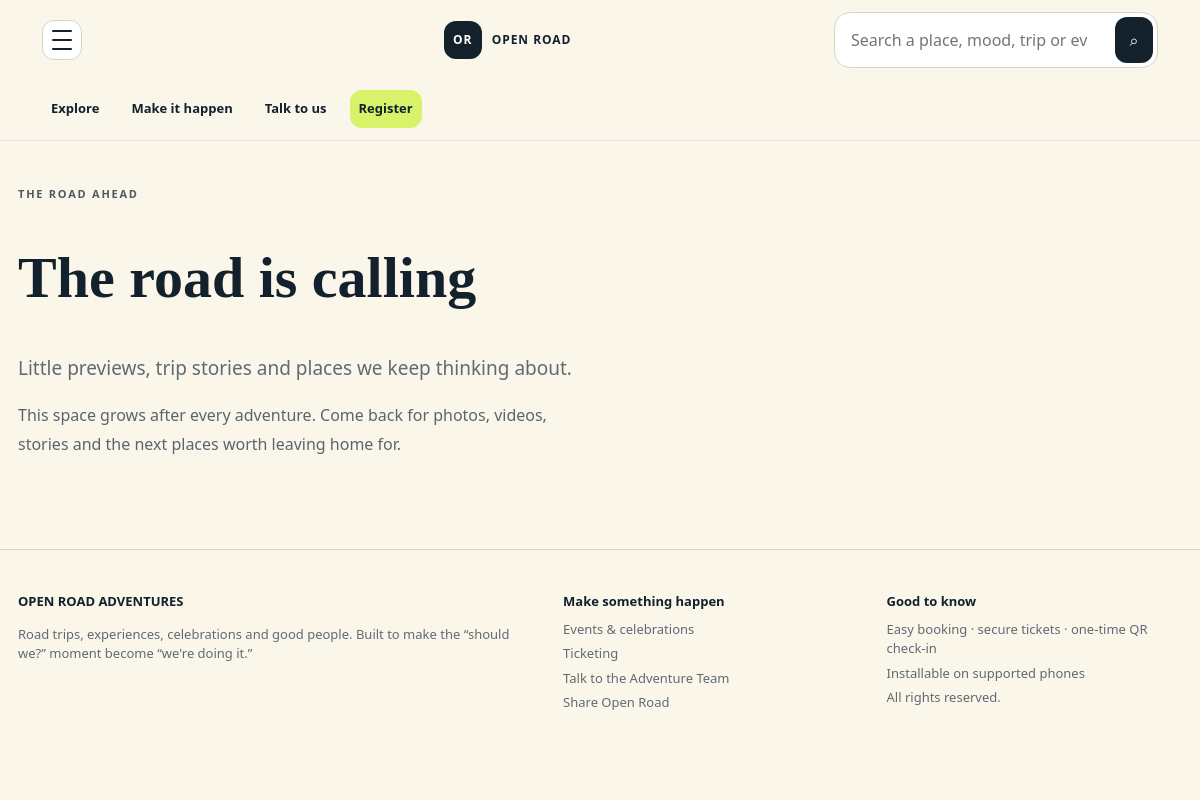
/post/1, run on the app's committed database.
### tables this page shows
CREATE TABLE posts (
 id INTEGER PRIMARY KEY AUTOINCREMENT, title TEXT NOT NULL, excerpt TEXT NOT NULL, body TEXT NOT NULL,
 image TEXT DEFAULT '', media_url TEXT DEFAULT '', category TEXT NOT NULL DEFAULT 'From the road',
 published INTEGER NOT NULL DEFAULT 1, created_at TEXT NOT NULL
);

### app/routes.py (the view)
@bp.get('/post/<int:post_id>')
def post(post_id):
    p=get_db().execute('SELECT * FROM posts WHERE id=? AND published=1',(post_id,)).fetchone()
    if not p: abort(404)
    return render_template('post.html',post=p)

### app/db.py (called while the page is built)
def get_db():
    if 'db' not in g:
        g.db = sqlite3.connect(current_app.config['DATABASE_PATH'], timeout=30)
        g.db.row_factory = sqlite3.Row
        g.db.execute('PRAGMA foreign_keys=ON')
        g.db.execute('PRAGMA journal_mode=WAL')
        g.db.execute('PRAGMA busy_timeout=30000')
    return g.db

### app/routes.py (called while the page is built)
def log_visit():
    if request.path.startswith('/static/') or request.path.startswith('/media/') or request.path.startswith('/api/'):
        return
    key=request.cookies.get('visitor_key') or secrets.token_urlsafe(16)
    db=get_db(); db.execute('INSERT INTO visits(visitor_key,path,created_at) VALUES(?,?,?)',(key,request.path,now())); db.commit(); request._visitor_key=key

@bp.before_request
def before(): log_visit()

@bp.after_request
def visitor_cookie(response):
    key=getattr(request,'_visitor_key',None)
    if key and not request.cookies.get('visitor_key'):
        response.set_cookie('visitor_key',key,max_age=31536000,httponly=True,samesite='Lax',secure=request.is_secure)
    return response

@bp.before_request
def _ensure_stuff_session():
    uid = session.get('user_id')
    if session.get('_stuff_user_id') != uid:
        session.pop('stuff_unlocked', None)
        session['_stuff_user_id'] = uid

### app/security.py (called while the page is built)
def now():
    return datetime.now(timezone.utc).replace(microsecond=0).isoformat()

### app/templates/post.html (shortened to what this page needs)
{% extends 'base.html' %}{% block content %}<article class="post-detail"><div class="post-detail-copy"><div class="eyebrow">{{ post.category }}</div><h1>{{ post.title }}</h1><p class="lead">{{ post.excerpt }}</p><div class="preline">{{ post.body }}</div></div></article>{% endblock %}

### app/static/style.css (style rules this page uses)
:root { --ink:#12212b;--muted:#5f6b73;--cream:#fbf6ea;--paper:#fffdf7;--line:#d9d3c5;--lime:#d8f36a;--orange:#ff8b4c;--aqua:#77e1d2;--pink:#ff8fb6;--blue:#87b8ff;--shadow:0 22px 50px rgba(18,33,43,.10);--radius:24px }
* { box-sizing:border-box }
html { scroll-behavior:smooth }
body { margin:0;background:var(--cream);color:var(--ink);font-family:'DM Sans',system-ui,sans-serif;line-height:1.5 }
.eyebrow { font-size:11px;letter-spacing:.16em;font-weight:800;text-transform:uppercase;color:#4e5a62 }
.hero-copy p,.lead { font-size:19px;color:var(--muted);max-width:700px }
.preline { white-space:pre-line;color:#59656d;line-height:1.8 }
.post-detail { max-width:1200px;margin:auto;padding:45px 18px 90px;display:grid;grid-template-columns:1fr 1fr;gap:45px;align-items:center }
.post-detail-copy h1 { font:700 58px 'Space Grotesk';line-height:.96 }
:root { --stuff-bg:#f7f1e5;--stuff-paper:#fffdf8;--stuff-ink:#172630;--stuff-muted:#6c767b;--stuff-line:#ded7c9;--stuff-soft:#f0eadf;--stuff-lime:#dcf56e;--stuff-aqua:#9de5db;--stuff-peach:#ffc59f;--stuff-rose:#f7b4ca;--stuff-blue:#b9d6ff;--stuff-shadow:0 24px 65px rgba(23,38,48,.09) }

### data on the page
posts: category "THE ROAD AHEAD", title "The road is calling", excerpt "Little previews, trip stories and places we keep thinking about.", body "This space grows after every adventure. Come back for photos, videos, stories and the next places worth leaving home for."
